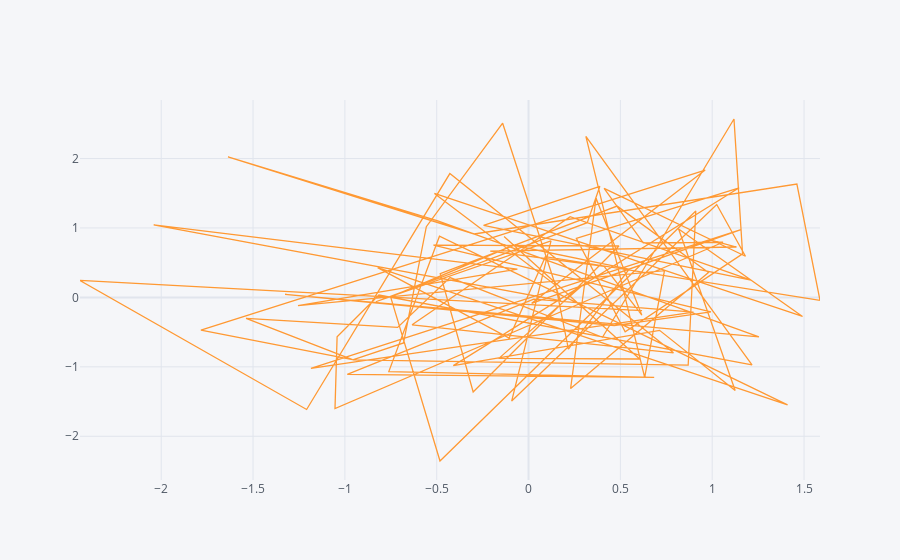

Notebook source saved alongside this figure:
### Code cell
df.iplot(kind='scatter', x='A', y='B')
